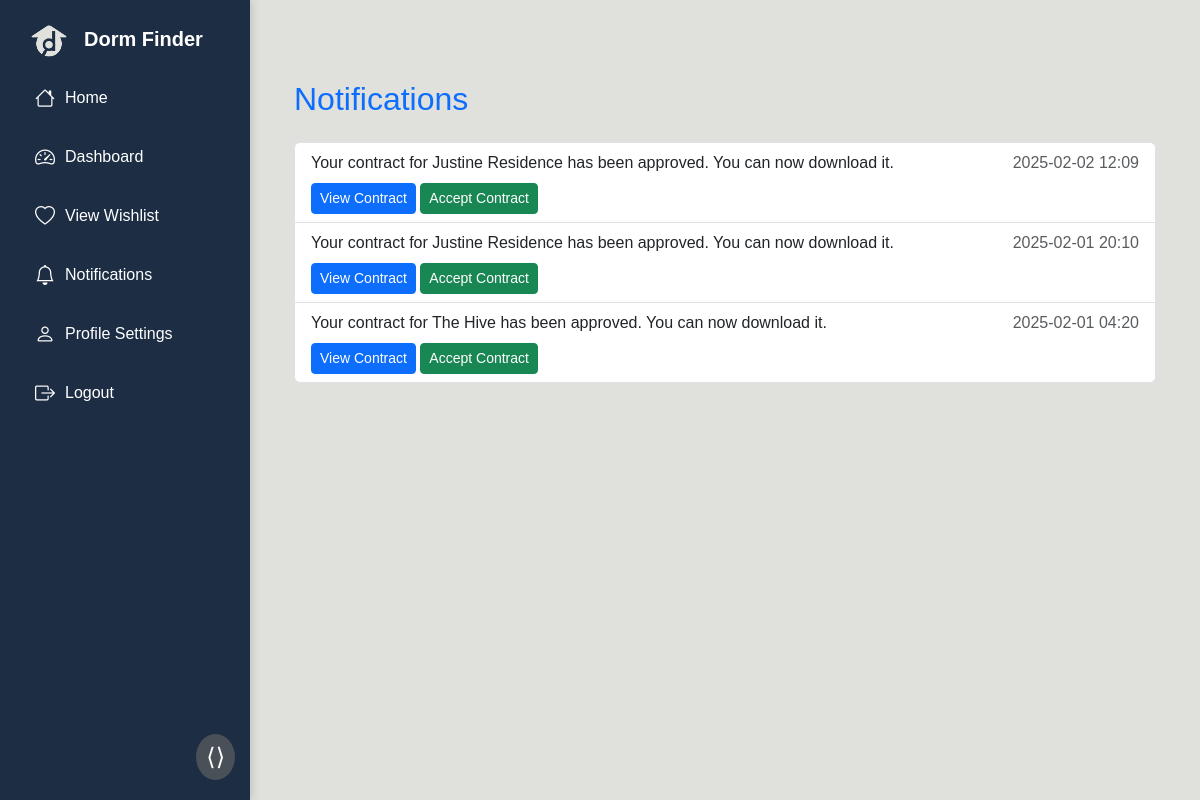
The page /notifications (signed in) on the database as committed earlier.
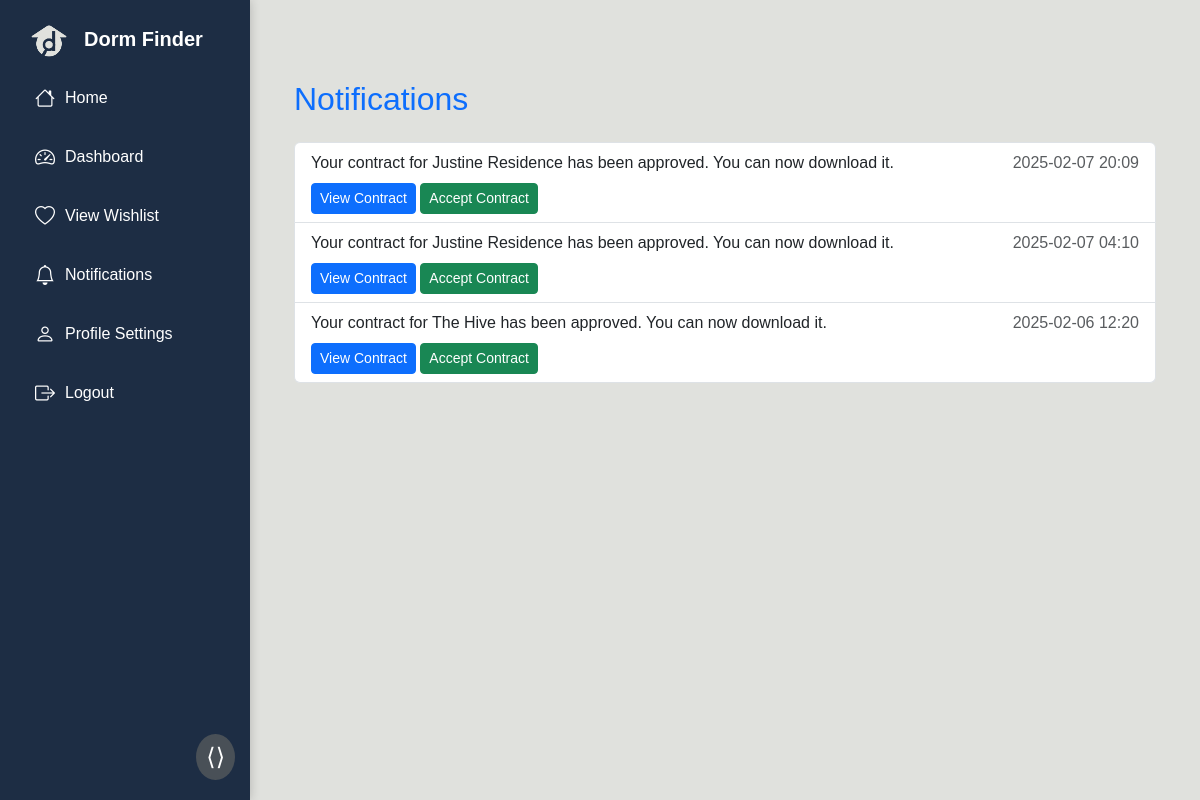
The same page on the database as committed later.
### dormsys/models.py (models this page shows, shortened)
class Notification(db.Model):
    __tablename__ = "notifications"
    id = db.Column(db.Integer, primary_key=True, autoincrement=True)
    user_id = db.Column(db.Integer, db.ForeignKey('users.id'), nullable=False)
    message = db.Column(db.Text, nullable=False)
    contract_id = db.Column(db.Integer, db.ForeignKey('contracts.id'), nullable=True)  # ✅ Add this field
    is_read = db.Column(db.Boolean, default=False)
    created_at = db.Column(db.DateTime, default=datetime.utcnow)
    user = db.relationship('User', backref='notifications', lazy=True)
    contract = db.relationship('Contract', backref='notifications', lazy=True)

### app.py (the view)
@app.route('/notifications', methods=['GET'])
@login_required
def view_notifications():
    if current_user.role != "Tenant":
        abort(403)  # Only tenants can see this page
    notifications = Notification.query.filter_by(user_id=current_user.id).order_by(Notification.created_at.desc()).all()
    manila_tz = timezone('Asia/Manila')
    now_local = datetime.utcnow().replace(tzinfo=timezone('UTC')).astimezone(manila_tz)  # Ensure `now_local` is aware
    for notification in notifications:
        notification.created_at = notification.created_at.replace(tzinfo=timezone('UTC')).astimezone(manila_tz)
        if notification.contract and notification.contract.tenant_acceptance_deadline:
            contract_deadline = notification.contract.tenant_acceptance_deadline.replace(tzinfo=timezone('UTC')).astimezone(manila_tz)
            notification.contract.expired = contract_deadline < now_local  # True if expired
    for notification in notifications:
        notification.is_read = True
    db.session.commit()
    return render_template('notifications.html', notifications=notifications)

### dormsys/models.py (called while the page is built)
@login_manager.user_loader
def load_user(user_id):
    return User.query.get(int(user_id))

### dormsys/templates/notifications.html (shortened to what this page needs)
{% extends "base.html" %}
{% block content %}
<div class="container mt-5">
    <h2 class="text-primary mb-4">Notifications</h2>
    {% if notifications %}
    <ul class="list-group">
        {% for notification in notifications %}
        <li class="list-group-item">
            {{ notification.message }}
            <span class="text-muted float-end">
                <span class="text-muted float-end">{{ notification.created_at.strftime('%Y-%m-%d %H:%M') }}</span>
            </span>
            {% if notification.contract_id %}
                <br>
                <a href="#" class="btn btn-primary btn-sm mt-2" data-bs-toggle="modal" data-bs-target="#contractModal{{ notification.contract_id }}">
                    View Contract
                </a>
                {% if notification.contract and not notification.contract.expired %}
                    <form method="POST" action="{{ url_for('accept_contract', contract_id=notification.contract_id) }}" class="d-inline">
                        <button type="submit" class="btn btn-success btn-sm mt-2">Accept Contract</button>
                    </form>
                {% else %}
                    <span class="text-danger">Contract expired.</span>
                {% endif %}
            {% else %}
                <span class="text-warning">Contract ID not found.</span>
            {% endif %}
        </li>
        {% endfor %}
    </ul>
    {% else %}
    <p class="text-muted">No notifications yet.</p>
    {% endif %}
</div>
{% endblock %}

Rows that differ between the two databases and show on the page:
changed Notification (number 1 of 3 on the later page): created_at "2025-02-02 12:09" → "2025-02-07 20:09"
changed Notification (number 2 of 3 on the later page): created_at "2025-02-01 20:10" → "2025-02-07 04:10"
changed Notification "Your contract for The Hive has been approved. You can now download it.": created_at "2025-02-01 04:20" → "2025-02-06 12:20"
